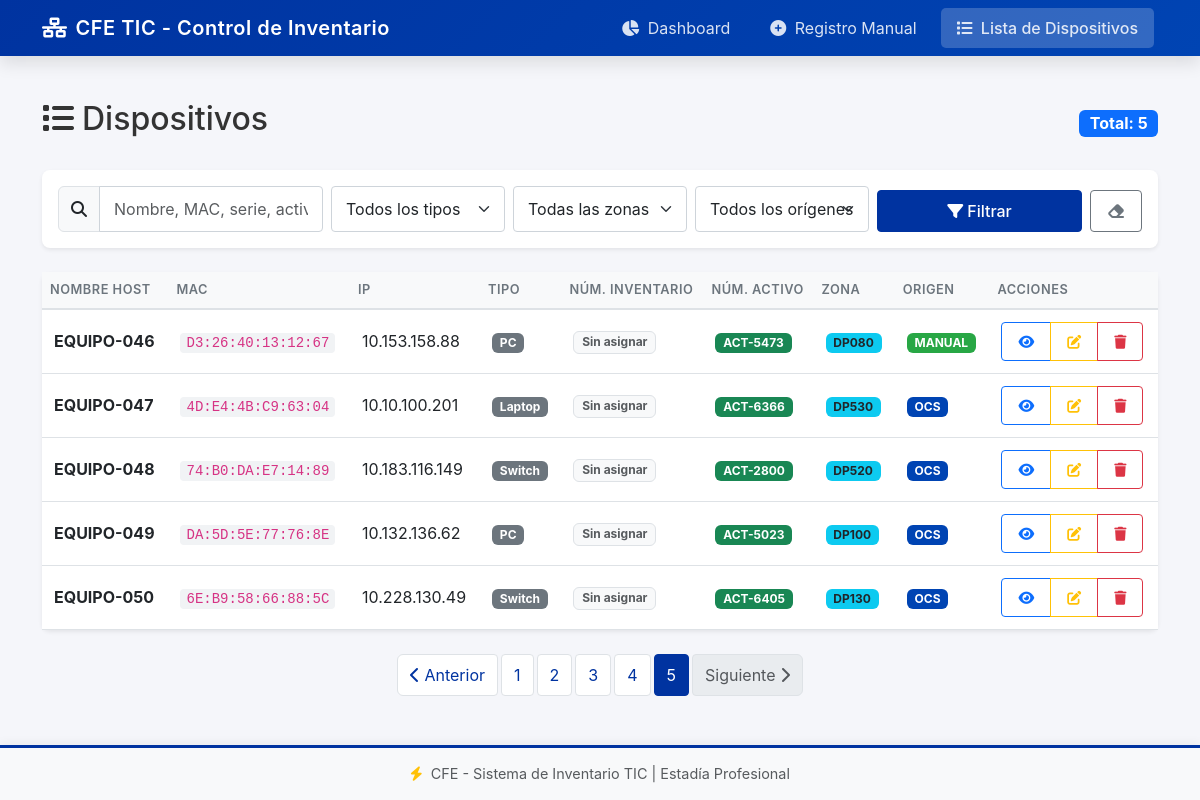
Screenshot of /dispositivos?page=5&tipo=&zona=&origen=&busqueda= with the database file from the repository.
### tables this page shows
CREATE TABLE DISPOSITIVOS (
                    id INTEGER PRIMARY KEY AUTOINCREMENT,
                    mac_address TEXT UNIQUE,
                    ip_address TEXT,
                    nombre_host TEXT,
                    numero_serie TEXT,
                    modelo TEXT,
                    tipo TEXT,
                    origen TEXT DEFAULT 'OCS',
                    numero_activo TEXT,
                    cve_zona TEXT,
                    coordenadas_gps TEXT,
                    area_pertenencia TEXT,
                    dominio BOOLEAN DEFAULT 0,
                    fecha_registro TIMESTAMP DEFAULT CURRENT_TIMESTAMP,
                    fecha_ultimo_inventario TIMESTAMP, numero_inventario TEXT,
                    FOREIGN KEY (cve_zona) REFERENCES ZONAS(cve_zona)
                );

### app.py (the view)
@app.route('/dispositivos')
def dispositivos():
    try:
        conn = get_connection()
        conn.row_factory = sqlite3.Row
        cursor = conn.cursor()
        tipo_filter    = request.args.get('tipo', '')
        zona_filter    = request.args.get('zona', '')
        origen_filter  = request.args.get('origen', '')
        activo_filter  = request.args.get('activo', '')
        dominio_filter = request.args.get('dominio', '')
        sin_zona_filter = request.args.get('sin_zona', '')
        search = request.args.get('busqueda', '')
        page = int(request.args.get('page', 1))
        per_page = 10
        query = "SELECT d.*, z.nombre_zona FROM DISPOSITIVOS d LEFT JOIN ZONAS z ON d.cve_zona = z.cve_zona WHERE 1=1"
        params = []
        if tipo_filter:
            query += " AND d.tipo = ?"
            params.append(tipo_filter)
        if zona_filter:
            query += " AND d.cve_zona = ?"
            params.append(zona_filter)
        if origen_filter:
            query += " AND d.origen = ?"
            params.append(origen_filter)
        if activo_filter == 'con':
            query += " AND d.numero_activo IS NOT NULL AND d.numero_activo != ''"
        elif activo_filter == 'sin':
            query += " AND (d.numero_activo IS NULL OR d.numero_activo = '')"
        if dominio_filter == '1':
            query += " AND d.dominio = 1"
        elif dominio_filter == '0':
            query += " AND d.dominio = 0"
        if sin_zona_filter == '1':
            query += " AND (d.cve_zona IS NULL OR d.cve_zona = '')"
        if search:
            query += " AND (d.nombre_host LIKE ? OR d.ip_address LIKE ? OR d.mac_address LIKE ? OR d.numero_activo LIKE ? OR d.numero_inventario LIKE ?)"
            search_param = f"%{search}%"
            params.extend([search_param, search_param, search_param, search_param, search_param])
        cursor.execute(f"SELECT COUNT(*) as total FROM ({query})", params)
        total = cursor.fetchone()['total']
        query += " ORDER BY d.fecha_registro DESC LIMIT ? OFFSET ?"
        params.extend([per_page, (page - 1) * per_page])
        cursor.execute(query, params)
        dispositivos = [dict(row) for row in cursor.fetchall()]
        for d in dispositivos:
            if d.get('fecha_registro'):
                d['fecha_registro'] = datetime.strptime(d['fecha_registro'], '%Y-%m-%d %H:%M:%S').strftime('%d/%m/%Y %H:%M')
            if d.get('fecha_ultimo_inventario'):
                d['fecha_ultimo_inventario'] = datetime.strptime(d['fecha_ultimo_inventario'], '%Y-%m-%d %H:%M:%S').strftime('%d/%m/%Y %H:%M')
        conn.close()
        total_pages = (total + per_page - 1) // per_page
        return render_template(
            'dispositivos.html',
            dispositivos=dispositivos,
            zonas=ZONAS_CFE,
            tipos=TIPOS_DISPOSITIVO,
            tipo_filter=tipo_filter,
            zona_filter=zona_filter,
            origen_filter=origen_filter,
            activo_filter=activo_filter,
            dominio_filter=dominio_filter,
            sin_zona_filter=sin_zona_filter,
            search=search,
            page=page,
            total_pages=total_pages
        )
    except Exception as e:
        app.logger.error(f"Error en dispositivos: {e}")
        return render_template('dispositivos.html', error=str(e))

### models.py (called while the page is built)
def get_connection():
    return sqlite3.connect(config.DATABASE_PATH)

### templates/dispositivos.html (shortened to what this page needs)
{% extends "base.html" %}
{% block content %}
<div class="dispositivos-page">
    <div class="d-flex justify-content-between align-items-center mb-4">
        <h2>
            <i class="fas fa-list me-2"></i>Dispositivos
        </h2>
        <span class="badge bg-primary fs-6">
            Total: {{ dispositivos|length }}
        </span>
    </div>
    <div class="card mb-4">
        <div class="card-body">
            <form method="GET" action="{{ url_for('dispositivos') }}" class="row g-2 align-items-end">
                <div class="col-md-3">
                    <div class="input-group">
                        <span class="input-group-text"><i class="fas fa-search"></i></span>
                        <input type="text" class="form-control" name="busqueda"
                               placeholder="Nombre, MAC, serie, activo, inventario..."
                               value="{{ search }}">
                    </div>
                </div>
                <div class="col-md-2">
                    <select class="form-select" name="tipo">
                        <option value="">Todos los tipos</option>
                    </select>
                </div>
                <div class="col-md-2">
                    <select class="form-select" name="zona">
                        <option value="">Todas las zonas</option>
                    </select>
                </div>
                <div class="col-md-2">
                    <select class="form-select" name="origen">
                        <option value="">Todos los orígenes</option>
                    </select>
                </div>
                <div class="col-md-3 d-flex gap-2">
                    <button type="submit" class="btn btn-primary flex-grow-1">
                        <i class="fas fa-filter me-1"></i>Filtrar
                    </button>
                    <a href="{{ url_for('dispositivos') }}" class="btn btn-outline-secondary" title="Limpiar filtros">
                        <i class="fas fa-eraser"></i>
                    </a>
                </div>
            </form>
        </div>
    </div>
    <div class="card">
        <div class="card-body p-0">
            <div class="table-responsive">
                <table class="table table-hover mb-0">
                    <thead class="table-light">
                        <tr>
                            <th>Nombre Host</th>
                            <th>MAC</th>
                            <th>IP</th>
                            <th>Tipo</th>
                            <th>Núm. Inventario</th>
                            <th>Núm. Activo</th>
                            <th>Zona</th>
                            <th>Origen</th>
                            <th>Acciones</th>
                        </tr>
                    </thead>
                    <tbody>
                        {% if dispositivos and dispositivos|length > 0 %}
                        {% for dispositivo in dispositivos %}
                        <tr>
                            <td>
                                <strong>{{ dispositivo.nombre_host or '-' }}</strong>
                            </td>
                            <td>
                                <code>{{ dispositivo.mac_address or '-' }}</code>
                            </td>
                            <td>{{ dispositivo.ip_address or '-' }}</td>
                            <td>
                                <span class="badge bg-secondary">{{ dispositivo.tipo or '-' }}</span>
                            </td>
                            <td>
                                {% if dispositivo.numero_inventario %}
                                <span class="badge bg-primary">{{ dispositivo.numero_inventario }}</span>
                                {% else %}
                                <span class="badge bg-light text-muted border">Sin asignar</span>
                                {% endif %}
                            </td>
                            <td>
                                {% if dispositivo.numero_activo %}
                                <span class="badge bg-success">{{ dispositivo.numero_activo }}</span>
                                {% else %}
                                <span class="badge badge-pendiente">Pendiente</span>
                                {% endif %}
                            </td>
                            <td>
                                {% if dispositivo.cve_zona %}
                                <span class="badge bg-info text-dark" title="{{ dispositivo.nombre_zona or '' }}">
                                    {{ dispositivo.cve_zona }}
                                </span>
                                {% else %}
                                <span class="badge bg-warning text-dark">
                                    <i class="fas fa-exclamation-triangle me-1"></i>Sin zona
                                </span>
                                {% endif %}
                            </td>
                            <td>
                                {% if dispositivo.origen == 'OCS' %}
                                <span class="badge badge-ocs">OCS</span>
                                {% else %}
                                <span class="badge badge-manual">MANUAL</span>
                                {% endif %}
                            </td>
                            <td>
                                <div class="btn-group btn-group-sm">
                                    <a href="{{ url_for('detalle_dispositivo', dispositivo_id=dispositivo.id) }}"
                                       class="btn btn-outline-primary" title="Ver detalles">
                                        <i class="fas fa-eye"></i>
                                    </a>
                                    <a href="{{ url_for('editar_dispositivo', dispositivo_id=dispositivo.id) }}"
                                       class="btn btn-outline-warning" title="Editar">
                                        <i class="fas fa-edit"></i>
                                    </a>
                                    <button class="btn btn-outline-danger btn-eliminar"
                                            data-id="{{ dispositivo.id }}"
                                            data-nombre="{{ dispositivo.nombre_host or 'dispositivo' }}"
                                            title="Eliminar">
                                        <i class="fas fa-trash"></i>
                                    </button>
                                </div>
                            </td>
                        </tr>
                        {% endfor %}
                        {% endif %}
                    </tbody>
                </table>
            </div>
        </div>
    </div>
    {% if total_pages > 1 %}
    <nav class="mt-4">
        <ul class="pagination justify-content-center">
            <li class="page-item {% if page == 1 %}disabled{% endif %}">
                <a class="page-link" href="?page={{ page - 1 }}&tipo={{ tipo_filter }}&zona={{ zona_filter }}&origen={{ origen_filter }}&busqueda={{ search }}">
                    <i class="fas fa-chevron-left"></i> Anterior
                </a>
            </li>
            {% for p in range(1, total_pages + 1) %}
            <li class="page-item {% if p == page %}active{% endif %}">
                <a class="page-link" href="?page={{ p }}&tipo={{ tipo_filter }}&zona={{ zona_filter }}&origen={{ origen_filter }}&busqueda={{ search }}">
                    {{ p }}
                </a>
            </li>
            {% endfor %}
            <li class="page-item {% if page == total_pages %}disabled{% endif %}">
                <a class="page-link" href="?page={{ page + 1 }}&tipo={{ tipo_filter }}&zona={{ zona_filter }}&origen={{ origen_filter }}&busqueda={{ search }}">
                    Siguiente <i class="fas fa-chevron-right"></i>
                </a>
            </li>
        </ul>
    </nav>
    {% endif %}
</div>
{% endblock %}

### static/css/style.css (style rules this page uses)
:root { --cfe-blue: #003366; --cfe-light-blue: #0044b3; --cfe-gold: #ffc107; --cfe-dark: #1a1a2e; --cfe-gray: #6c757d; --cfe-success: #28a745; --cfe-danger: #dc3545; --cfe-warning: #ffc107; --shadow-sm: 0 0.125rem 0.25rem rgba(0, 0, 0, 0.075); --shadow-md: 0 0.5rem 1rem rgba(0, 0, 0, 0.1); --shadow-lg: 0 1rem 3rem rgba(0, 0, 0, 0.15); --radius-sm: 0.25rem; --radius-md: 0.5rem; --radius-lg: 0.75rem; --transition: all 0.3s ease; }
* { box-sizing: border-box; }
body { font-family: -apple-system, BlinkMacSystemFont, 'Segoe UI', Roboto, 'Helvetica Neue', Arial, sans-serif; background-color: #f5f6fa; color: #333; }
.card { border: none; border-radius: var(--radius-md); box-shadow: var(--shadow-sm); transition: var(--transition); }
.badge-ocs { background-color: #0044b3; color: white; }
.badge-manual { background-color: #28a745; color: white; }
.table th { font-weight: 600; text-transform: uppercase; font-size: 0.8rem; letter-spacing: 0.5px; color: var(--cfe-gray); border-bottom: 2px solid #dee2e6; }
.table td { vertical-align: middle; padding: 0.75rem; }
.btn { border-radius: var(--radius-sm); font-weight: 500; padding: 0.5rem 1rem; transition: var(--transition); }
.btn-primary { background-color: var(--cfe-blue); border-color: var(--cfe-blue); }
.form-control, .form-select { border-radius: var(--radius-sm); border: 1px solid #ced4da; padding: 0.625rem 0.875rem; transition: var(--transition); }
.pagination { gap: 0.25rem; }
.page-link { border-radius: var(--radius-sm); color: var(--cfe-blue); padding: 0.5rem 0.75rem; }
.page-item.active .page-link { background-color: var(--cfe-blue); border-color: var(--cfe-blue); }
.card, .stat-card { animation: fadeIn 0.4s ease-out; }
code { background-color: #f1f3f5; padding: 0.125rem 0.375rem; border-radius: var(--radius-sm); font-size: 0.875rem; color: #d63384; }

### templates/base.html (style rules this page uses)
:root { --cfe-blue: #0033A0; --cfe-dark: #1a1a2e; --cfe-light: #f8f9fa; }
body { min-height: 100vh; display: flex; flex-direction: column; }

### rows the page displays
DISPOSITIVOS: nombre_host "EQUIPO-046", mac_address "D3:26:40:13:12:67", ip_address "10.153.158.88", tipo "PC", numero_activo "ACT-5473", cve_zona "DP080", origen "MANUAL"
DISPOSITIVOS: nombre_host "EQUIPO-047", mac_address "4D:E4:4B:C9:63:04", ip_address "10.10.100.201", tipo "Laptop", numero_activo "ACT-6366", cve_zona "DP530", origen "OCS"
DISPOSITIVOS: nombre_host "EQUIPO-048", mac_address "74:B0:DA:E7:14:89", ip_address "10.183.116.149", tipo "Switch", numero_activo "ACT-2800", cve_zona "DP520", origen "OCS"
DISPOSITIVOS: nombre_host "EQUIPO-049", mac_address "DA:5D:5E:77:76:8E", ip_address "10.132.136.62", tipo "PC", numero_activo "ACT-5023", cve_zona "DP100", origen "OCS"
DISPOSITIVOS: nombre_host "EQUIPO-050", mac_address "6E:B9:58:66:88:5C", ip_address "10.228.130.49", tipo "Switch", numero_activo "ACT-6405", cve_zona "DP130", origen "OCS"

### other values shown
{{ dispositivos|length }} "5"
{{ p }} "1" "2" "3" "4" "5"
